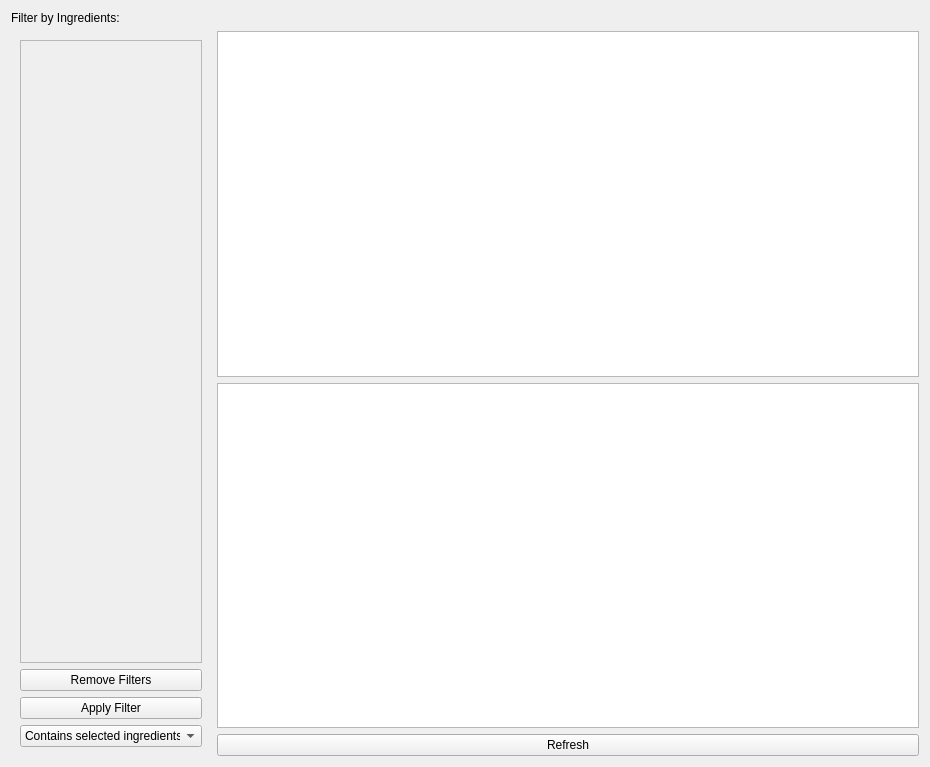
<?xml version="1.0" encoding="UTF-8"?>
<ui version="4.0">
 <class>ReadRecipe</class>
 <widget class="QWidget" name="ReadRecipe">
  <property name="geometry">
   <rect>
    <x>0</x>
    <y>0</y>
    <width>930</width>
    <height>767</height>
   </rect>
  </property>
  <property name="windowTitle">
   <string>Read Recipe</string>
  </property>
  <layout class="QVBoxLayout" name="verticalLayout">
   <item>
    <widget class="QLabel" name="label">
     <property name="text">
      <string>Filter by Ingredients:</string>
     </property>
    </widget>
   </item>
   <item>
    <layout class="QHBoxLayout" name="horizontalLayout">
     <item>
      <widget class="QFrame" name="LeftPanel">
       <property name="maximumSize">
        <size>
         <width>200</width>
         <height>16777215</height>
        </size>
       </property>
       <layout class="QVBoxLayout" name="verticalLayout_3">
        <item>
         <widget class="QScrollArea" name="scrollArea">
          <property name="widgetResizable">
           <bool>true</bool>
          </property>
          <widget class="QWidget" name="ingredient_filters_layout">
           <property name="geometry">
            <rect>
             <x>0</x>
             <y>0</y>
             <width>184</width>
             <height>595</height>
            </rect>
           </property>
           <widget class="QWidget" name="verticalLayoutWidget">
            <property name="geometry">
             <rect>
              <x>0</x>
              <y>0</y>
              <width>771</width>
              <height>511</height>
             </rect>
            </property>
            <layout class="QVBoxLayout" name="verticalLayout_4">
             <property name="sizeConstraint">
              <enum>QLayout::SetNoConstraint</enum>
             </property>
             <item>
              <layout class="QVBoxLayout" name="ingredient_filters_layout_2">
               <property name="sizeConstraint">
                <enum>QLayout::SetNoConstraint</enum>
               </property>
              </layout>
             </item>
            </layout>
           </widget>
          </widget>
         </widget>
        </item>
        <item>
         <widget class="QPushButton" name="remove_filter_button">
          <property name="text">
           <string>Remove Filters</string>
          </property>
         </widget>
        </item>
        <item>
         <widget class="QPushButton" name="filter_button">
          <property name="text">
           <string>Apply Filter</string>
          </property>
         </widget>
        </item>
        <item>
         <widget class="QComboBox" name="filter_dropdown">
          <item>
           <property name="text">
            <string>Contains selected ingredients</string>
           </property>
          </item>
          <item>
           <property name="text">
            <string>Doesn't need other ingredients</string>
           </property>
          </item>
         </widget>
        </item>
       </layout>
      </widget>
     </item>
     <item>
      <layout class="QVBoxLayout" name="verticalLayout_2">
       <item>
        <widget class="QTextBrowser" name="recipe_details_browser">
         <property name="openExternalLinks">
          <bool>true</bool>
         </property>
        </widget>
       </item>
       <item>
        <widget class="QListWidget" name="recipe_list"/>
       </item>
       <item>
        <widget class="QPushButton" name="refresh_button">
         <property name="text">
          <string>Refresh</string>
         </property>
        </widget>
       </item>
      </layout>
     </item>
    </layout>
   </item>
  </layout>
 </widget>
 <resources/>
 <connections/>
</ui>
